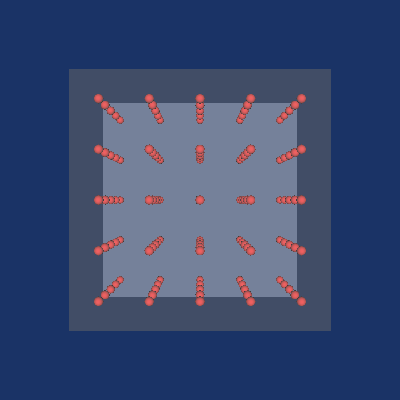

Source code (Python):
#!/usr/bin/env python

# Demonstrate vtkAppendLocationAttributes by adding point locations and
# cell center arrays to an unstructured grid generated by vtkCellTypeSource,
# then visualizing the cell centers as colored glyphs.

# Factory overrides
import vtkmodules.vtkInteractionStyle  # noqa: F401
import vtkmodules.vtkRenderingFreeType  # noqa: F401
import vtkmodules.vtkRenderingOpenGL2  # noqa: F401

from vtkmodules.vtkFiltersGeneral import vtkAppendLocationAttributes
from vtkmodules.vtkFiltersGeometry import vtkDataSetSurfaceFilter
from vtkmodules.vtkFiltersSources import (
    vtkCellTypeSource,
    vtkSphereSource,
)
from vtkmodules.vtkFiltersCore import (
    vtkCellCenters,
    vtkGlyph3D,
)
from vtkmodules.vtkRenderingCore import (
    vtkActor,
    vtkPolyDataMapper,
    vtkRenderWindow,
    vtkRenderWindowInteractor,
    vtkRenderer,
)

# Create a cell type source as input
cell_source = vtkCellTypeSource()
cell_source.SetBlocksDimensions(5, 5, 5)
cell_source.Update()

# Append location attributes
location_attrs = vtkAppendLocationAttributes()
location_attrs.SetInputConnection(cell_source.GetOutputPort())
location_attrs.Update()

# Extract surface for the grid
surface = vtkDataSetSurfaceFilter()
surface.SetInputConnection(location_attrs.GetOutputPort())

grid_mapper = vtkPolyDataMapper()
grid_mapper.SetInputConnection(surface.GetOutputPort())
grid_mapper.ScalarVisibilityOff()

grid_actor = vtkActor()
grid_actor.SetMapper(grid_mapper)
grid_actor.GetProperty().SetOpacity(0.3)
grid_actor.GetProperty().SetColor(0.8, 0.8, 0.8)

# Use cell centers to place small sphere glyphs
centers = vtkCellCenters()
centers.SetInputConnection(location_attrs.GetOutputPort())

glyph_source = vtkSphereSource()
glyph_source.SetRadius(0.1)

glyph = vtkGlyph3D()
glyph.SetInputConnection(centers.GetOutputPort())
glyph.SetSourceConnection(glyph_source.GetOutputPort())

glyph_mapper = vtkPolyDataMapper()
glyph_mapper.SetInputConnection(glyph.GetOutputPort())
glyph_mapper.ScalarVisibilityOff()

glyph_actor = vtkActor()
glyph_actor.SetMapper(glyph_mapper)
glyph_actor.GetProperty().SetColor(1.0, 0.2, 0.2)

# Renderer
renderer = vtkRenderer()
renderer.AddActor(grid_actor)
renderer.AddActor(glyph_actor)
renderer.SetBackground(0.1, 0.2, 0.4)

# Window
render_window = vtkRenderWindow()
render_window.AddRenderer(renderer)
render_window.SetSize(400, 400)
render_window.SetWindowName("append location attributes")

# Interactor
interactor = vtkRenderWindowInteractor()
interactor.SetRenderWindow(render_window)

# Scene
renderer.ResetCamera()

interactor.Initialize()
interactor.Start()
